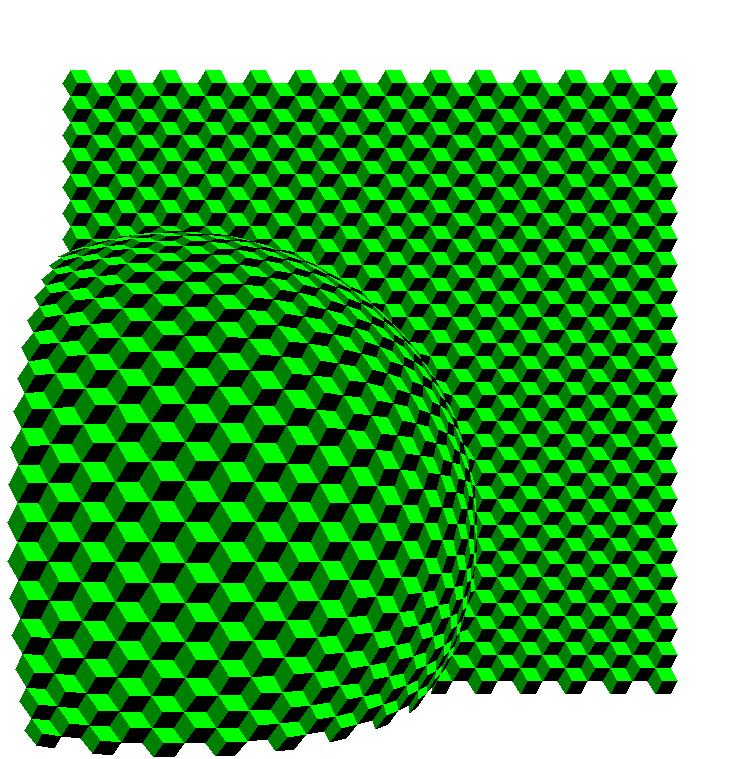

Here is the Python script that generated this plot:
"""
Projet Vasarely
Auteur : T. Guelpa Bonaro
Date : 04.03.2019
Ce programme affiche un pavage déformé inspiré des oeuvres de Vasarely.
"""

import turtle
import math
#from deformation import deformation

limite_inf=-300
limite_sup=300
cote=15
coul1="lime"
coul2="black"
coul3="green"
centre_def=( -200, -150, 0)
r=300
def deformation(p, centre, rayon):
    """ Calcul des coordonnées d'un point suite à la déformation engendrée par la sphère émergeante
    Entrées :p : coordonnées (x, y, z) du point du dalage à tracer (z = 0) AVANT déformation
    centre : coordonnées (X0, Y0, Z0) du centre de la sphère rayon : rayon de la sphère
    Sorties : coordonnées (xprim, yprim, zprim) du point du dallage à tracer APRÈS déformation """
    x, y, z = p
    xprim, yprim, zprim = x, y, z
    xc, yc, zc = centre
    if rayon**2 > zc**2:
        zc = zc if zc <= 0 else -zc
        r = math.sqrt(
            (x - xc) ** 2 + (y - yc) ** 2)
        # distance horizontale depuis le point à dessiner jusqu'à l'axe de la sphère
        rayon_emerge = math.sqrt(rayon ** 2 - zc ** 2)
        # rayon de la partie émergée de la sphère
        rprim = rayon * math.sin(math.acos(-zc / rayon) * r / rayon_emerge)
        if 0 < r <= rayon_emerge:
        # calcul de la déformation dans les autres cas
            xprim = xc + (x - xc) * rprim / r
        # les nouvelles coordonnées sont proportionnelles aux anciennes
            yprim = yc + (y - yc) * rprim / r
        if r <= rayon_emerge:
            beta = math.asin(rprim / rayon)
            zprim = zc + rayon * math.cos(beta)
            if centre[2] > 0:
                zprim = -zprim
        return (xprim, yprim, zprim)
    if __name__ == "__main__": # code de test
        for i in range(-150,150,50):
            for j in range(-150,150,50):
                print(deformation((i,j,0), (0,0,100), 100))
            print()

def hexagone(t=turtle, c=(0,0,0), longueur=20, col1="red", col2="blue", col3="black",d=deformation, centre=(-50, -50, -50), rayon=200) :

    """Trace les lignes des hexagones constituant le pavage.
    Tous les paramètres ont été définis par défaut.
    t correspond au module turtle.
    Le paramètre c correspond au centre de l'hexagone qui est tracé par la fontion.
    la longueur correspond à la longueur des cotés de l'hexagone.
    col1, col2 et col3 correspondent aux couleurs choisies pour les trois losanges constituant l'hexagone.
    d correspond à la fonction déformation.
    Et enfin le parametre "centre" et le paramètre "rayon" correspondent respectivement à la position du centre de la sphère de déformation et à son rayon."""

    def premiere_face(t=turtle, c=(0,0,0), longueur=20, col1="red", centre=(-50, -50, -50), rayon=200) :
        """
        Trace la première face de l'hexagone. Celle en haut à droite.
        :param t: le module turtle
        :param c: le centre de l'hexagone
        :param longueur: la longueur du coté de l'hexagone
        :param col1: La couleur de l'hexagone
        :param centre: Le centre de la sphère déformation
        :param rayon: Le rayon de la sphère de déformation
        :return: Trace la première face de l'hexagone (en haut à droite)
        """
        t.color(col1) # On choisi la première couleur
        t.begin_fill()  # On commence a remplir
        t.down() # On commence a tracer. Le premier losange va pouvoir être tracé

        # Deuxième point (sommet en bas a droite du premier losange) :

        p_x, p_y, p_z= c[0]+longueur, c[1], c[2]

        p = (p_x, p_y, p_z) # Ces coordonnées correspondent au sommet en bas à droite du premier losange avant déformation
        p2 = d(p, centre, rayon)  # Coordonnées du point après déformation

        t.goto(p2[0], p2[1]) # La tortue se déplace aux deux premières coordonnées renvoyées par la fonction déformation

        # Troisième point (sommet en haut à droite du premier losange) :

        p_x = c[0] + longueur * math.cos(math.pi / 3)
        p_y = c[1] + longueur * math.sin(math.pi / 3)

        p = (p_x, p_y, p_z)  # Ces coordonnées correspondent à celles du point avant déformation
        p2 = d(p, centre, rayon)  # Coordonnées du point après déformation

        t.goto(p2[0], p2[1])  # La tortue se déplace aux deux premières coordonnées renvoyées par la fonction déformation

        # Quatrième point (sommet en haut a gauche du premier losange) :

        p_x = c[0] + longueur * math.cos(2 * math.pi / 3)
        p_y = c[1] + longueur * math.sin(2 * math.pi / 3)

        p = (p_x, p_y, p_z)  # Ces coordonnées correspondent a celles du point avant deformation
        p2 = d(p, centre, rayon)  # Coordonnées du point aprés deformation

        t.goto(p2[0], p2[1])  # La tortue se déplace aux deux premières coordonnées renvoyées par la fonction déformation

        # On revient au premier point afin de terminer le premier losange

        p_x, p_y= c[0], c[1]
        p = (p_x, p_y, p_z)  # Coordonnées du point avant déformation

        p2 = d(p, centre, rayon)  # Coordonnées du point après déformation

        t.goto(p2[0], p2[1])  # La tortue se déplace aux coordonnées du point après déformation
        t.end_fill()

    def deuxieme_face(t=turtle, c=(0,0,0), longueur=20, col2="blue", centre=(-50, -50, -50), rayon=200) :
        """
        Trace la deuxième face de l'hexagone. Celle en bas à droite.
        :param t: le module turtle
        :param c: le centre de l'hexagone
        :param longueur: la longueur du coté de l'hexagone
        :param col2: La couleur de l'hexagone
        :param centre: Le centre de la sphère déformation
        :param rayon: Le rayon de la sphère de déformation
        :return: Trace la deuxième face de l'hexagone (en bas à droite)
        """
        t.color(col2) # On sélectionne la deuxième couleur
        t.begin_fill()

        # Deuxième point
        p_x = c[0] + longueur
        p_y = c[1]
        p_z = c[2]

        p = (p_x, p_y, p_z)  # Ces coordonnées correspondent au sommet en haut à droite du deuxième losange avant déformation
        p2 = d(p, centre, rayon)  # Coordonnées du point après déformation

        t.goto(p2[0], p2[1])  # La tortue se déplace aux deux premières coordonnées renvoyées par la fonction déformation

        # Troisième point (sommet en bas à droite du deuxième losange) :

        p_x = c[0] + longueur * math.cos(-math.pi / 3)
        p_y = c[1] + longueur * math.sin(-math.pi / 3)
       

        p = (p_x, p_y, p_z)  # Ces coordonnées correspondent à celles du point avant déformation
        p2 = d(p, centre, rayon)  # Coordonnées du point après déformation

        t.goto(p2[0], p2[1])  # La tortue se déplace aux deux premières coordonnées renvoyées par la fonction déformation

        # Quatrième point (sommet en bas a gauche du deuxieme losange) :

        p_x = c[0] + longueur * math.cos(-2 * math.pi / 3)
        p_y = c[1] + longueur * math.sin(-2 * math.pi / 3)
      

        p = (p_x, p_y, p_z)  # Ces coordonnées correspondent à celles du point avant déformation
        p2 = d(p, centre, rayon)  # Coordonnées du point après déformation

        t.goto(p2[0], p2[1])  # La tortue se déplace aux deux premières coordonnées renvoyées par la fonction déformation

        # On revient au premier point afin de terminer le deuxième losange

        p_x, p_y, p_z = c[0], c[1], c[2]
        p = (p_x, p_y, p_z)  # Coordonnées du point avant deformation

        p2 = d(p, centre, rayon)  # Coordonnées du point après déformation

        t.goto(p2[0], p2[1])  # La tortue se déplace aux coordonnées du point après déformation
        t.end_fill()

    def troisieme_face(t=turtle, c=(0,0,0), longueur=20, col3="black", centre=(-50, -50, -50), rayon=200)  :
        """
        Trace la troisième face de l'hexagone. Celle à gauche.
        :param t: le module turtle
        :param c: le centre de l'hexagone
        :param longueur: la longueur du coté de l'hexagone
        :param col3: La couleur de l'hexagone
        :param centre: Le centre de la sphère déformation
        :param rayon: Le rayon de la sphère de déformation
        :return: Trace la troisème face de l'hexagone (à gauche)
        """
        turtle.color(col3) # On sélectionne la troisième couleur
        turtle.begin_fill()

        # Deuxième point (sommet en haut du troisième losange) :
        p_x, p_y = c[0] + longueur * math.cos(2 * math.pi / 3), c[1] + longueur * math.sin(2 * math.pi / 3)

        p = (p_x, p_y, p_z)  # Ces coordonnées correspondent au sommet en bas à droite du premier losange avant déformation
        p2 = d(p, centre, rayon)  # Coordonnées du point après déformation

        t.goto(p2[0], p2[1])  # La tortue se déplace aux deux premières coordonnées renvoyées par la fonction déformation

        # Troisième point (sommet a gauche du troisième losange) :
        p_x = c[0] - longueur
        p_y = c[1]

        p = (p_x, p_y, p_z)  # Ces coordonnées correspondent à celles du point avant déformation
        p2 = d(p, centre, rayon)  # Coordonnées du point après déformation

        t.goto(p2[0], p2[1])  # La tortue se déplace aux deux premières coordonnées renvoyées par la fonction déformation

        # Quatrième point (sommet en bas du troisième losange) :

        p_x = c[0] + longueur * math.cos(-2 * math.pi / 3)
        p_y = c[1] + longueur * math.sin(-2 * math.pi / 3)

        p = (p_x, p_y, p_z)  # Ces coordonnées correspondent à celles du point avant déformation
        p2 = d(p, centre, rayon)  # Coordonnées du point après déformation

        t.goto(p2[0], p2[1])  # La tortue se déplace aux deux premières coordonnées renvoyées par la fonction déformation

    # On revient au premier point afin de terminer le troisième losange

        p_x, p_y = c[0], c[1]

        p = (p_x, p_y, p_z)  # Coordonnées du point avant déformation
        p2 = d(p, centre, rayon)  # Coordonnées du point après déformation

        t.goto(p2[0], p2[1])  # La tortue se déplace aux coordonnées du point après déformation
        t.end_fill() #Le dernier losange est tracé et rempli. L'hexagone est terminé.
        turtle.up()

    # Code de hexagone
    for numero_face in range(3) :
        p_x = c[0]
        p_y = c[1]
        p_z = c[2]
        p = (p_x, p_y, p_z)  # Coordonnées du premier point de chaque face avant déformation
        p2 = d(p, centre, rayon)  # Coordonnées du point après déformation
        turtle.up()
        t.goto(p2[0], p2[1])  # La tortue se déplace aux coordonnées du point après déformation
        t.speed("fastest")
        if numero_face == 0 :
            premiere_face(t, c, longueur, col1, centre, rayon)
        elif numero_face==1 :
            deuxieme_face(t, c, longueur, col2, centre, rayon)
        else :
            troisieme_face(t, c, longueur, col3, centre, rayon)

def pavage(t=turtle, inf_gauche=-300, sup_droit=300, longueur=20, col1="purple", col2="blue", col3="black", centre=(-50, -50, -80), rayon=200):

    """Trace l'ensemble des hexagones, déformés ou non, constituant le pavage en utilisant la fonction hexagone.
     Cette fonction prend en compte les limites de la zone où se situera le pavage.
     Tous les paramètres ont été définis par défaut.
     inf_ gauche correspond à la coordonnée x et y du point en bas à gauche délimitant la zone à tracer et de même, sup_droit correspond à la coordonnée du point limitant cette zone en haut à droite.
     La longueur correspond à la longueur des cotés de l'hexagone.
     col1, col2 et col3 correspondent aux couleurs choisies pour les trois losanges constituant l'hexagone.
     Et enfin le parametre "centre" et le paramètre "rayon" correspondent respectivement à la position du centre de la sphère de déformation et à son rayon."""

    # On definit les limites de la zone :

    lim_gauche = inf_gauche
    lim_droite = sup_droit
    lim_bas = inf_gauche
    lim_haut = sup_droit

    # On trace une premiere ligne :
    # On definit tout d'abord les coordonnees du centre du premier hexagone de la ligne. Ces coordonnees correspondent a la limite inferieure gauche :
    new_x = lim_gauche
    new_y = lim_bas
    c = (new_x, new_y, 0)
    ligne=1 # On numérote les lignes. En effet, une fois sur 2 le premier hexagone devra avoir son abscisse decalée de 1,5 longueur
    while c[1] <= lim_haut:  # On prevoit les prochaines lignes qui ne devront pas aller au dessus de la limite supérieure
        if ligne%2!=0 :
            new_x = lim_gauche
            while new_x <= lim_droite:
                c = (new_x, new_y, 0)
                hexagone(c=(new_x, new_y, 0), col1 = col1, col2 = col2, col3 = col3, longueur = longueur, centre=centre, rayon = rayon)  # on trace l'hexagone
                new_x = new_x + 3 * longueur  # On ajuste l'abscisse du centre du prochain hexagone de la ligne
        elif ligne%2==0 :
            new_x = lim_gauche + 1.5 * longueur
            while new_x <= lim_droite:
                c = (new_x, new_y, 0)
                hexagone(c=(new_x, new_y, 0), col1 = col1, col2 = col2, col3 = col3, longueur = longueur, centre=centre, rayon = rayon)  # On trace l'hexagone
                new_x = new_x + 3 * longueur  # On ajuste l'abscisse du centre du prochain hexagone de la ligne
        new_y = new_y + (3**0.5)/2 * longueur # On ajuste l'ordonnée du centre du prochain hexagone de la ligne suivante. (3**0.5)/2 a été calculé grace au théorème de Pythagore.
        c = (new_x, new_y, 0)
        ligne=ligne+1
    t.mainloop() # Le pavage est tracé. On laisse afficher la fenêtre.



pavage(inf_gauche=limite_inf, sup_droit=limite_sup, longueur=cote, col1=coul1, col2=coul2, col3=coul3, centre=centre_def, rayon=r)
